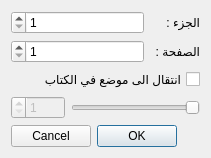
<?xml version="1.0" encoding="UTF-8"?>
<ui version="4.0">
 <class>dialoggoto</class>
 <widget class="QDialog" name="dialoggoto">
  <property name="geometry">
   <rect>
    <x>0</x>
    <y>0</y>
    <width>211</width>
    <height>148</height>
   </rect>
  </property>
  <property name="windowTitle">
   <string>انتقال الى صفحة معينة</string>
  </property>
  <property name="layoutDirection">
   <enum>Qt::RightToLeft</enum>
  </property>
  <layout class="QVBoxLayout" name="verticalLayout">
   <item>
    <layout class="QHBoxLayout" name="horizontalLayout">
     <item>
      <widget class="QLabel" name="label">
       <property name="maximumSize">
        <size>
         <width>50</width>
         <height>16777215</height>
        </size>
       </property>
       <property name="text">
        <string>الجزء :</string>
       </property>
      </widget>
     </item>
     <item>
      <widget class="QSpinBox" name="spinBoxPart">
       <property name="minimum">
        <number>1</number>
       </property>
       <property name="maximum">
        <number>5000</number>
       </property>
      </widget>
     </item>
    </layout>
   </item>
   <item>
    <layout class="QHBoxLayout" name="horizontalLayout_2">
     <item>
      <widget class="QLabel" name="label_2">
       <property name="maximumSize">
        <size>
         <width>50</width>
         <height>16777215</height>
        </size>
       </property>
       <property name="text">
        <string>الصفحة :</string>
       </property>
      </widget>
     </item>
     <item>
      <widget class="QSpinBox" name="spinBoxPage">
       <property name="minimum">
        <number>1</number>
       </property>
       <property name="maximum">
        <number>100000</number>
       </property>
      </widget>
     </item>
    </layout>
   </item>
   <item>
    <widget class="QCheckBox" name="checkBoxValue">
     <property name="text">
      <string>انتقال الى موضع في الكتاب</string>
     </property>
    </widget>
   </item>
   <item>
    <layout class="QHBoxLayout" name="horizontalLayout_3">
     <item>
      <widget class="QSlider" name="horizontalSlider">
       <property name="enabled">
        <bool>false</bool>
       </property>
       <property name="orientation">
        <enum>Qt::Horizontal</enum>
       </property>
      </widget>
     </item>
     <item>
      <widget class="QSpinBox" name="spinBoxValue">
       <property name="enabled">
        <bool>false</bool>
       </property>
       <property name="minimum">
        <number>1</number>
       </property>
       <property name="maximum">
        <number>5000</number>
       </property>
      </widget>
     </item>
    </layout>
   </item>
   <item>
    <widget class="QDialogButtonBox" name="buttonBox">
     <property name="orientation">
      <enum>Qt::Horizontal</enum>
     </property>
     <property name="standardButtons">
      <set>QDialogButtonBox::Cancel|QDialogButtonBox::Ok</set>
     </property>
    </widget>
   </item>
  </layout>
 </widget>
 <resources/>
 <connections>
  <connection>
   <sender>buttonBox</sender>
   <signal>rejected()</signal>
   <receiver>dialoggoto</receiver>
   <slot>reject()</slot>
   <hints>
    <hint type="sourcelabel">
     <x>201</x>
     <y>138</y>
    </hint>
    <hint type="destinationlabel">
     <x>210</x>
     <y>124</y>
    </hint>
   </hints>
  </connection>
  <connection>
   <sender>horizontalSlider</sender>
   <signal>valueChanged(int)</signal>
   <receiver>spinBoxValue</receiver>
   <slot>setValue(int)</slot>
   <hints>
    <hint type="sourcelabel">
     <x>118</x>
     <y>102</y>
    </hint>
    <hint type="destinationlabel">
     <x>43</x>
     <y>103</y>
    </hint>
   </hints>
  </connection>
  <connection>
   <sender>spinBoxValue</sender>
   <signal>valueChanged(int)</signal>
   <receiver>horizontalSlider</receiver>
   <slot>setValue(int)</slot>
   <hints>
    <hint type="sourcelabel">
     <x>37</x>
     <y>93</y>
    </hint>
    <hint type="destinationlabel">
     <x>81</x>
     <y>96</y>
    </hint>
   </hints>
  </connection>
  <connection>
   <sender>checkBoxValue</sender>
   <signal>toggled(bool)</signal>
   <receiver>horizontalSlider</receiver>
   <slot>setEnabled(bool)</slot>
   <hints>
    <hint type="sourcelabel">
     <x>179</x>
     <y>76</y>
    </hint>
    <hint type="destinationlabel">
     <x>177</x>
     <y>103</y>
    </hint>
   </hints>
  </connection>
  <connection>
   <sender>checkBoxValue</sender>
   <signal>toggled(bool)</signal>
   <receiver>spinBoxValue</receiver>
   <slot>setEnabled(bool)</slot>
   <hints>
    <hint type="sourcelabel">
     <x>30</x>
     <y>79</y>
    </hint>
    <hint type="destinationlabel">
     <x>27</x>
     <y>106</y>
    </hint>
   </hints>
  </connection>
  <connection>
   <sender>checkBoxValue</sender>
   <signal>toggled(bool)</signal>
   <receiver>spinBoxPage</receiver>
   <slot>setDisabled(bool)</slot>
   <hints>
    <hint type="sourcelabel">
     <x>107</x>
     <y>72</y>
    </hint>
    <hint type="destinationlabel">
     <x>107</x>
     <y>52</y>
    </hint>
   </hints>
  </connection>
  <connection>
   <sender>checkBoxValue</sender>
   <signal>toggled(bool)</signal>
   <receiver>spinBoxPart</receiver>
   <slot>setDisabled(bool)</slot>
   <hints>
    <hint type="sourcelabel">
     <x>62</x>
     <y>65</y>
    </hint>
    <hint type="destinationlabel">
     <x>62</x>
     <y>27</y>
    </hint>
   </hints>
  </connection>
 </connections>
</ui>
